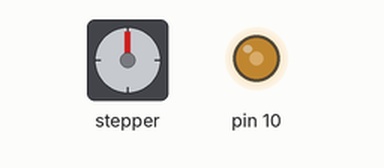
A sketch run on a simulated Arduino Uno, built with avr-gcc and run on an emulated ATmega328P. On the bench: stepper motor, output pins drawn as LEDs (lit = HIGH). Stepper angles assume 2048 steps per turn.

Above: at 0.1 s.
At 11.61 s:
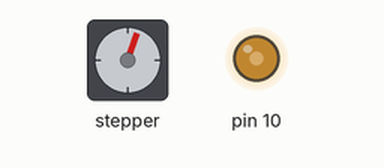
At 19.97 s:
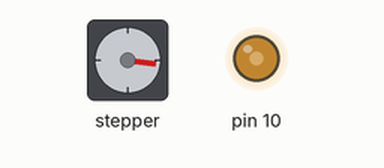
At 39.92 s:
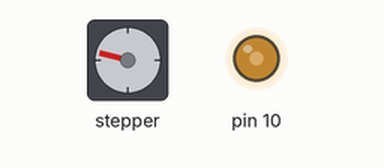
Timing chart, 0 to 40.0 s (numbered marks = the images above):
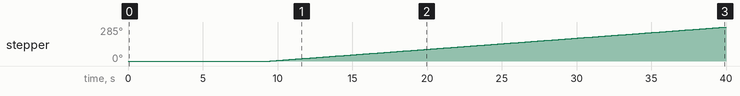

The sketch:

stepper.ino
```cpp
#include <Stepper.h>

int mDelay = 3;
const long GEAR_PER_REV = 32;
const long GEAR_RED = 64;
const long STEPS_PER_OUT_REV = GEAR_PER_REV * GEAR_RED;
int StepsRequired = 0;

#define LINE1 3
#define LINE2 2
#define LINE3 1
#define LINE4 0

void UseCustomMove();

Stepper myStepper(GEAR_PER_REV, LINE1, LINE3, LINE2, LINE4);

void setup() {
  Serial.begin(9600);
  analogWrite(10,115);
}

void loop() {
    UseLibrary();
}

void UseCustomMove()
{
  unsigned long ts = 0;
  mDelay = 3000;
  int mSteps = 200;

  ts = millis();
  for(int i=0; i<mSteps; i++) {
    delay(mDelay);
    digitalWrite(LINE1, LOW);
    digitalWrite(LINE2, LOW);
    digitalWrite(LINE3, LOW);
    digitalWrite(LINE4, HIGH);

    delay(mDelay);
    digitalWrite(LINE1, LOW);
    digitalWrite(LINE2, LOW);
    digitalWrite(LINE3, HIGH);
    digitalWrite(LINE4, HIGH);

    delay(mDelay);
    digitalWrite(LINE1, LOW);
    digitalWrite(LINE2, HIGH);
    digitalWrite(LINE3, HIGH);
    digitalWrite(LINE4, LOW);

    delay(mDelay);
    digitalWrite(LINE1, LOW);
    digitalWrite(LINE2, HIGH);
    digitalWrite(LINE3, LOW);
    digitalWrite(LINE4, LOW);
  }
  ts = millis() - ts;
  Serial.println(String("Full step forward ") + ts);
  delay(2000);

  ts = millis();
  for(int i=0; i<mSteps; i++) {
    delay(mDelay);
    digitalWrite(LINE1, HIGH);
    digitalWrite(LINE2, LOW);
    digitalWrite(LINE3, LOW);
    digitalWrite(LINE4, HIGH);

    delay(mDelay);
    digitalWrite(LINE1, LOW);
    digitalWrite(LINE2, LOW);
    digitalWrite(LINE3, HIGH);
    digitalWrite(LINE4, HIGH);

    delay(mDelay);
    digitalWrite(LINE1, LOW);
    digitalWrite(LINE2, HIGH);
    digitalWrite(LINE3, HIGH);
    digitalWrite(LINE4, LOW);

    delay(mDelay);
    digitalWrite(LINE1, HIGH);
    digitalWrite(LINE2, HIGH);
    digitalWrite(LINE3, LOW);
    digitalWrite(LINE4, LOW);
  }
  ts = millis() - ts;
  Serial.println(String("Full step backward ") + ts);
  delay(2000);
}

void UseLibrary()
{
    myStepper.setSpeed(1);
    StepsRequired = 4;
    myStepper.step(StepsRequired);
    delay(2000);

    StepsRequired = STEPS_PER_OUT_REV;
    myStepper.setSpeed(100);
    myStepper.step(StepsRequired);
    delay(1000);

    StepsRequired = -STEPS_PER_OUT_REV;
    myStepper.setSpeed(700);
    myStepper.step(StepsRequired);
    delay(2000);
}
```

Measured:
- by itself, stepper: keeps turning clockwise at about 9°/s
